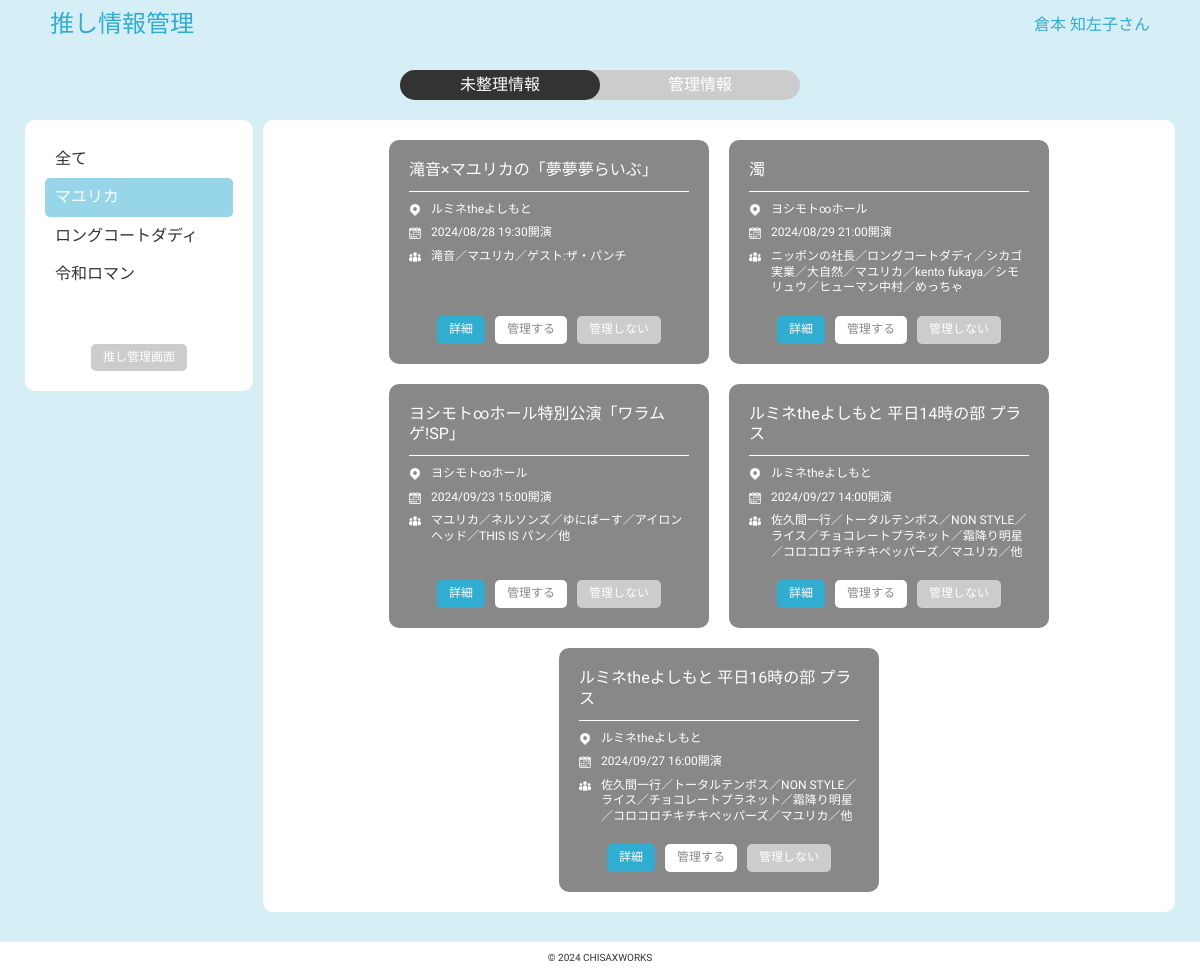
Page /main_un.php?entid=2 (signed in) on the committed database.
### tables this page shows
CREATE TABLE `favorite` (
  `ent_id` int(12) NOT NULL,
  `ent_name` varchar(255) NOT NULL,
  `ent_type` varchar(30) NOT NULL,
  `user_id` int(12) NOT NULL,
  `createdDate` datetime NOT NULL,
  `modifiedDate` datetime NOT NULL
);

CREATE TABLE `event` (
  `event_id` int(12) NOT NULL,
  `event_name` varchar(255) NOT NULL,
  `venue_id` int(12) NOT NULL,
  `event_startDate` date NOT NULL,
  `event_startTime` time NOT NULL,
  `event_openTime` time NOT NULL,
  `event_members` varchar(500) NOT NULL,
  `event_source` varchar(30) NOT NULL,
  `isActive` int(1) NOT NULL DEFAULT '1',
  `createdDate` datetime NOT NULL,
  `modifiedDate` datetime NOT NULL
);

CREATE TABLE `venue` (
  `venue_id` int(12) NOT NULL,
  `venue_name` varchar(255) NOT NULL,
  `venue_pref` varchar(4) NOT NULL,
  `createdDate` datetime NOT NULL,
  `modifiedDate` datetime NOT NULL
);

### main_un.php (called while the page is built, shortened)
<?php
require_once('funcs.php');
?>
<?php include("head.php");?>
<?php include("unmanaged.php");?>

### funcs.php (called while the page is built, shortened)
<?php
function h($str){
    return htmlspecialchars($str, ENT_QUOTES, 'UTF-8');
}
?>

### unmanaged.php (the view, shortened to what this page needs)
<?php
$pdo = db_conn();
$ent_id = $_GET['entid'];
$userid = $_SESSION["userid"];
$stmt1 = $pdo->prepare("SELECT ent_id, ent_name FROM favorite WHERE user_id = $userid");
$status1 = $stmt1->execute();
if ($status1==false) {
    sql_error($stmt1);
}else{
    $favCount = 0;
    while( $f_result = $stmt1->fetch(PDO::FETCH_ASSOC)){
        $favCount++;
        if($f_result['ent_id'] == $ent_id){
            $favli .= '<a class="favli_link active_fav" href="main_un.php?entid=' . h($f_result['ent_id']) . '"><li>' . h($f_result['ent_name']) . '</li></a>';
        }else{
            $favli .= '<a class="favli_link" href="main_un.php?entid=' . h($f_result['ent_id']) . '"><li>' . h($f_result['ent_name']) . '</li></a>';
        }
        if($favCount == 1){
            $forfilter .= "event_members LIKE '%". h($f_result['ent_name']) ."%'";
        }else{
            $forfilter .= " OR event_members LIKE '%". h($f_result['ent_name']) ."%'";
        }
    }
    if($ent_id == 0){
        $favall = '<a class="favli_link active_fav" href="main_un.php"><li>全て</li></a>';
        $ed_close = '<a href="main_un.php" class="ed_close_btn">×</a>';
    }else{
        $favall = '<a class="favli_link" href="main_un.php"><li>全て</li></a>';
    }
}
$stmt2 = $pdo->prepare("SELECT ent_name FROM favorite WHERE ent_id = :ent_id");
$stmt2->bindValue(':ent_id', $ent_id, PDO::PARAM_INT);
$status2 = $stmt2->execute();
if($status2 === false){
    sql_error($stmt2);
} else {
    $n_val = $stmt2->fetch();
}
if($n_val['ent_name']){
    $filter = "event_members LIKE '%" . h($n_val['ent_name']) ."%'";
}else{
    $filter = "(" . $forfilter . ")";
}
$stmt3 = $pdo->prepare("SELECT event.event_id, event_name, DATE_FORMAT(event_startDate, '%Y/%m/%d') as event_startDate,
                            DATE_FORMAT(event_startTime, '%H:%i') as event_startTime,
                            DATE_FORMAT(event_openTime,'%H:%i') as event_openTime, event_members, venue_name, venue_pref
                        FROM event
                        JOIN venue on event.venue_id = venue.venue_id
                        LEFT JOIN(
                            SELECT event_id FROM event_mg_tbl WHERE user_id = $userid GROUP BY event_id
                        ) AS temptbl ON event.event_id = temptbl.event_id
                        WHERE temptbl.event_id IS NULL AND $filter AND event_startDate >= CURDATE()
                        ORDER BY event_startDate");
$status3 = $stmt3->execute();
$item="";
if ($status3==false) {
    sql_error($stmt3);
}else{
    while( $n_result = $stmt3->fetch(PDO::FETCH_ASSOC)){
        $item .= '<div class="item">';
        $item .= '<div class="item_sub"><p class="ename">' . h($n_result['event_name']) . '</p>';
        $item .= '<p><img src="img/venue.png" alt="会場">' . h($n_result['venue_name']) . '</p>';
        $item .= '<p><img src="img/date.png" alt="公演日時">' . h($n_result['event_startDate']) .' '. h($n_result['event_startTime']) . '開演</p>';
        $item .= '<p><img src="img/entertainer.png" alt="出演者">' . h($n_result['event_members']) . '</p></div>';
        if($ent_id){
            $item .= '<div class="mg_btn_wrap"><a class="mgact_btn ed_btn" href="main_un.php?edid=' . h($n_result['event_id']) . '&entid=' . $ent_id . '">詳細</a>';
        }else{
            $item .= '<div class="mg_btn_wrap"><a class="mgact_btn ed_btn" href="main_un.php?edid=' . h($n_result['event_id']) . '">詳細</a>';
        }
        $item .= '<a class="mgact_btn start_mg" href="add_mg.php?id=' . h($n_result['event_id']) . '">管理する</a>';
        $item .= '<a class="mgsub_btn outof_mg" href="outof_mg.php?id=' . h($n_result['event_id']) . '">管理しない</a></div></div>';
    }
}
?>
<div class="tab_wrap">
    <a href="main_un.php" class="tab_item active_tab">未整理情報</a>
    <a href="main_mg.php" class="tab_item">管理情報</a>
</div>
<div class="main_area">
    <div class="filter_area">
        <ul class="filter_favlist">
            <?= $favall ?>
            <?= $favli ?>
        </ul>
        <div class="mg_btn_wrap">
            <a href="favorite.php" class="mgsub_btn">推し管理画面</a>
        </div>
    </div>
    <div class="data_area">
        <?= $item ?>
    </div>
</div>

### css/style.css (style rules this page uses)
body { font-family: "Kiwi Maru", "Noto Sans JP", "Hiragino Kaku Gothic ProN", "Arial", "Yu Gothic", "Meiryo", sans-serif; background-color: #d6eff6; color: #333333; overflow-y: scroll; }
footer { background-color: #ffffff; height: 30px; display: flex; justify-content: center; align-items: center; }
.data_area { font-size: 12px; font-weight: 400; }
.ename,.filter_area { font-size: 16px; font-weight: 400; }
footer { font-size: 10px; font-weight: 400; }
.mgact_btn, .mgsub_btn { padding: 7px 12px; font-size: 12px; border-radius: 5px; }
.mgact_btn { background-color: #ffffff; color: #888888; }
.mgsub_btn { background-color: #cccccc; color: #ffffff; }
.ed_btn { background-color: #30add1; color: #ffffff; }
.mg_btn_wrap { display: flex; column-gap: 10px; justify-content: center; }
.main_area { display: flex; column-gap: 10px; }
.filter_area { width: 20%; padding: 20px; background-color: #ffffff; border-radius: 10px; height: fit-content; }
.data_area { padding: 20px; background-color: #ffffff; border-radius: 10px; display: flex; gap: 20px; justify-content: center; flex-wrap: wrap; height: fit-content; }
.tab_wrap { color: #ffffff; background-color: #cccccc; margin: 20px auto; border-radius: 15px; display: flex; width: fit-content; }
.tab_item { border-radius: 15px; width: 200px; height: 30px; line-height: 30px; text-align: center; }
.active_tab { background-color: #333333; }
.filter_area .mgsub_btn { margin-top: 50px; }
.filter_favlist { display: flex; flex-direction: column; }
.favli_link { padding: 10px; border-radius: 5px; }
.active_fav { background-color: #97d6e8; color: #ffffff; }
.item { color: #ffffff; background-color: #888888; border-radius: 10px; padding: 20px; width: 320px; display: flex; flex-direction: column; justify-content: space-between; row-gap: 20px; }
.item_sub { display: flex; flex-direction: column; row-gap: 8px; line-height: 1.3; }
.ename { border-bottom: 1px solid #ffffff; padding-bottom: 10px; margin-bottom: 2px; }
.item p { display: flex; align-items: flex-start; }
.item img { width: 12px; margin-right: 10px; padding-top: 2px; }

### rows in the picture
favorite: ent_name "マユリカ"
favorite: ent_name "ロングコートダディ"
favorite: ent_name "令和ロマン"
event: event_name "滝音×マユリカの「夢夢夢らいぶ」", venue.venue_name "ルミネtheよしもと", event_startDate "2024/08/28", event_startTime "19:30", event_members "滝音／マユリカ／ゲスト:ザ・パンチ"
event: event_name "濁", venue.venue_name "ヨシモト∞ホール", event_startDate "2024/08/29", event_startTime "21:00", event_members "ニッポンの社長／ロングコートダディ／シカゴ実業／大自然／マユリカ／kento fukaya／シモリュウ／ヒューマン中村／めっちゃ"
event: event_name "ヨシモト∞ホール特別公演「ワラムゲ!SP」", venue.venue_name "ヨシモト∞ホール", event_startDate "2024/09/23", event_startTime "15:00", event_members "マユリカ／ネルソンズ／ゆにばーす／アイロンヘッド／THIS IS パン／他"
event: event_name "ルミネtheよしもと 平日14時の部 プラス", venue.venue_name "ルミネtheよしもと", event_startDate "2024/09/27", event_startTime "14:00", event_members "佐久間一行／トータルテンボス／NON STYLE／ライス／チョコレートプラネット／霜降り明星／コロコロチキチキペッパーズ／マユリカ／他"
event: event_name "ルミネtheよしもと 平日16時の部 プラス", venue.venue_name "ルミネtheよしもと", event_startDate "2024/09/27", event_startTime "16:00", event_members "佐久間一行／トータルテンボス／NON STYLE／ライス／チョコレートプラネット／霜降り明星／コロコロチキチキペッパーズ／マユリカ／他"

### other values in the picture
$_SESSION["username"] "倉本 知左子"
